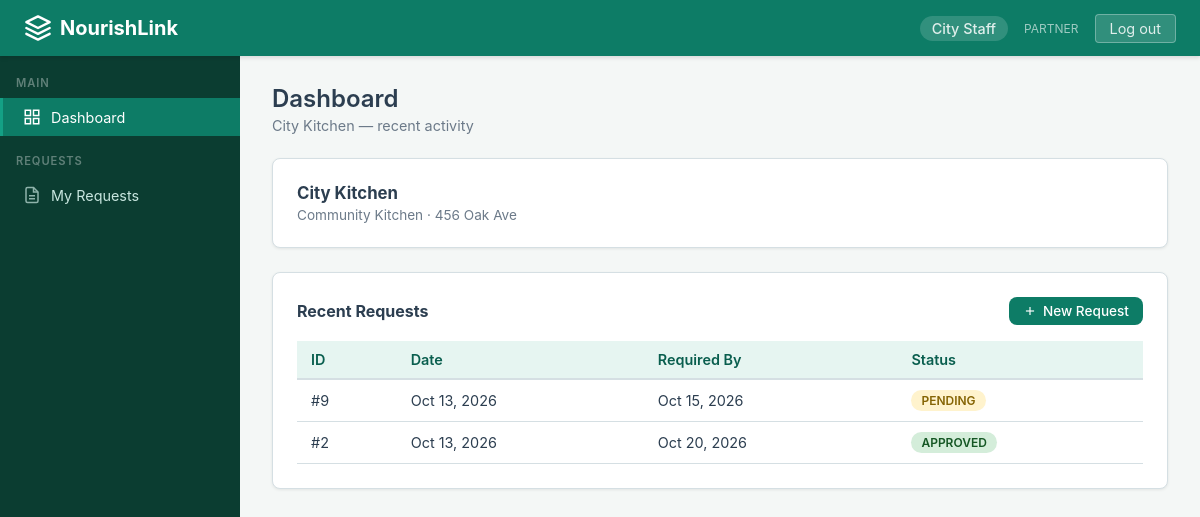
Page / (signed in) on the earlier database version.
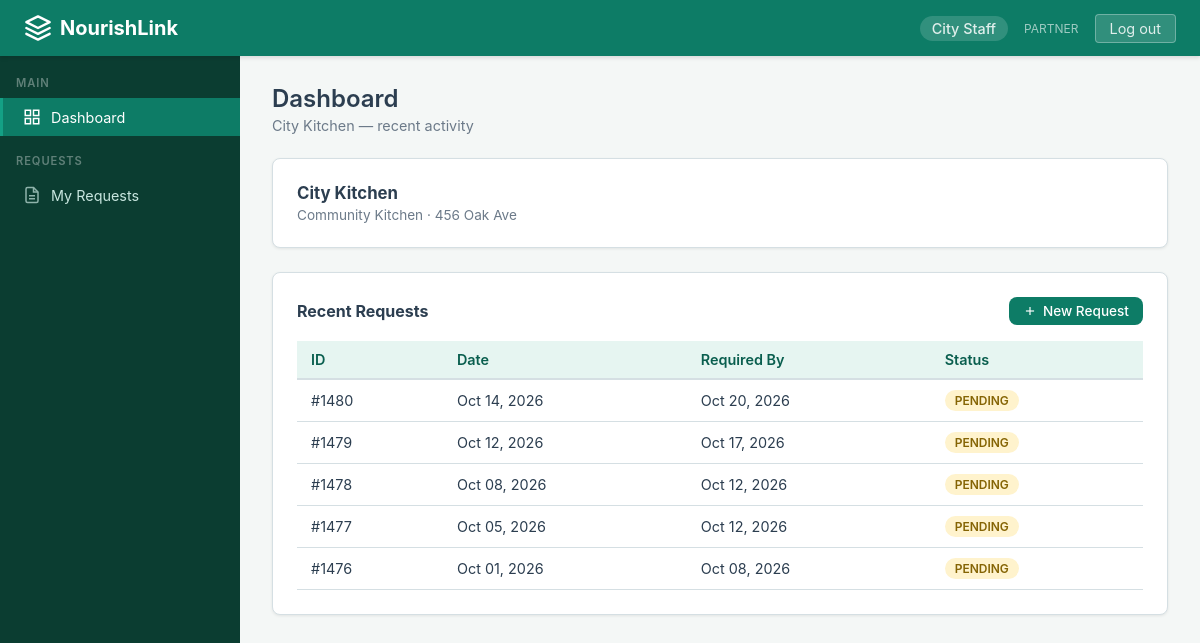
Same page on the later database version.
### core/models.py (models this page shows, shortened)
class Request(models.Model):
    class Status(models.TextChoices):
        PENDING = 'PENDING', 'Pending'
        APPROVED = 'APPROVED', 'Approved'
        PARTIALLY_FULFILLED = 'PARTIALLY_FULFILLED', 'Partially Fulfilled'
        FULFILLED = 'FULFILLED', 'Fulfilled'
        CANCELLED = 'CANCELLED', 'Cancelled'
    organization = models.ForeignKey(Organization, on_delete=models.CASCADE, related_name='requests')
    requested_by = models.ForeignKey(User, on_delete=models.CASCADE, related_name='requests_made')
    required_by_date = models.DateField()
    status = models.CharField(max_length=25, choices=Status.choices, default=Status.PENDING)
    notes = models.TextField(blank=True)
    created_at = models.DateTimeField(auto_now_add=True)
    updated_at = models.DateTimeField(auto_now=True)
    class Meta:
        ordering = ['required_by_date', 'created_at']

### core/views.py (the view)
# urls.py: path('', views.dashboard, name='dashboard'),
@login_required
def dashboard(request):
    if not hasattr(request.user, 'profile'):
        return render(request, 'core/no_profile.html')
    profile = request.user.profile
    today = timezone.now().date()
    if profile.is_coordinator:
        context = {
            'total_batches': FoodBatch.objects.filter(status='AVAILABLE').count(),
            'expiring_soon': FoodBatch.objects.filter(
                status='AVAILABLE',
                distribution_cutoff__lte=today + timedelta(days=7),
                distribution_cutoff__gte=today,
            ).count(),
            'pending_requests': Request.objects.filter(status='PENDING').count(),
            'draft_plans': AllocationPlan.objects.filter(status='DRAFT').count(),
        }
        return render(request, 'core/dashboard_coordinator.html', context)
    else:
        org = profile.organization
        context = {
            'my_requests': Request.objects.filter(organization=org).order_by('-created_at')[:5] if org else [],
            'organization': org,
        }
        return render(request, 'core/dashboard_partner.html', context)

### core/models.py (called while the page is built)
    @property
    def is_coordinator(self):
        return self.role == self.Role.COORDINATOR

### templates/core/dashboard_partner.html (shortened to what this page needs)
{% extends "base.html" %}
{% block content %}
<div class="page-header">
  <h1>Dashboard</h1>
  {% if organization %}
    <p>{{ organization.name }} — recent activity</p>
  {% else %}
    <p>Welcome, {{ user.get_full_name|default:user.username }}</p>
  {% endif %}
</div>
{% if organization %}
<div class="card" style="margin-bottom:24px;">
  <h3 style="margin-bottom:4px;font-size:1.05rem;">{{ organization.name }}</h3>
  <p style="color:var(--text-muted);font-size:.85rem;">{{ organization.get_org_type_display }} &middot; {{ organization.address|default:"No address on file" }}</p>
</div>
{% endif %}
<div class="card">
  <div style="display:flex;align-items:center;justify-content:space-between;margin-bottom:16px;">
    <h3 style="font-size:1rem;">Recent Requests</h3>
    <a href="{% url 'request_create' %}" class="btn btn-primary" style="font-size:.85rem;padding:6px 14px;">
      <svg viewBox="0 0 24 24" width="14" height="14" fill="none" stroke="currentColor" stroke-width="2"><line x1="12" y1="5" x2="12" y2="19"/><line x1="5" y1="12" x2="19" y2="12"/></svg>
      New Request
    </a>
  </div>
  {% if my_requests %}
  <div class="table-wrap">
    <table>
      <thead>
        <tr>
          <th>ID</th>
          <th>Date</th>
          <th>Required By</th>
          <th>Status</th>
        </tr>
      </thead>
      <tbody>
        {% for req in my_requests %}
        <tr>
          <td>#{{ req.id }}</td>
          <td>{{ req.created_at|date:"M d, Y" }}</td>
          <td>{{ req.required_by_date|date:"M d, Y" }}</td>
          <td>
            {% if req.status == 'PENDING' %}
              <span class="badge badge-pending">Pending</span>
            {% elif req.status == 'APPROVED' %}
              <span class="badge badge-approved">Approved</span>
            {% elif req.status == 'PARTIALLY_FULFILLED' %}
              <span class="badge badge-partial">Partial</span>
            {% elif req.status == 'FULFILLED' %}
              <span class="badge badge-fulfilled">Fulfilled</span>
            {% elif req.status == 'CANCELLED' %}
              <span class="badge badge-cancelled">Cancelled</span>
            {% else %}
              <span class="badge">{{ req.status }}</span>
            {% endif %}
          </td>
        </tr>
        {% endfor %}
      </tbody>
    </table>
  </div>
  {% endif %}
</div>
{% endblock %}

Differences in the rows shown:
removed Request: id "9", created_at "Oct 13, 2026", required_by_date "Oct 15, 2026", status "PENDING"
removed Request: id "2", created_at "Oct 13, 2026", required_by_date "Oct 20, 2026", status "APPROVED"
added Request: id "1480", created_at "Oct 14, 2026", required_by_date "Oct 20, 2026", status "PENDING"
added Request: id "1479", created_at "Oct 12, 2026", required_by_date "Oct 17, 2026", status "PENDING"
added Request: id "1478", created_at "Oct 08, 2026", required_by_date "Oct 12, 2026", status "PENDING"
added Request: id "1477", created_at "Oct 05, 2026", required_by_date "Oct 12, 2026", status "PENDING"
added Request: id "1476", created_at "Oct 01, 2026", required_by_date "Oct 08, 2026", status "PENDING"
